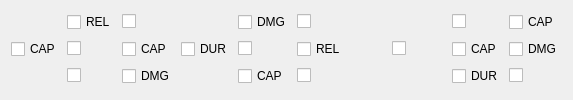
         <widget class="QWidget" name="flamethrowerTab">
          <attribute name="title">
           <string>FLAMETHROWER</string>
          </attribute>
          <layout class="QGridLayout" name="gridLayout_6">
           <item row="0" column="10">
            <widget class="QCheckBox" name="cap5FlamethrowerCheckBox">
             <property name="text">
              <string>CAP</string>
             </property>
            </widget>
           </item>
           <item row="2" column="2">
            <widget class="QCheckBox" name="dmg1FlamethrowerCheckBox">
             <property name="text">
              <string>DMG</string>
             </property>
            </widget>
           </item>
           <item row="1" column="5">
            <widget class="QCheckBox" name="rel2FlamethrowerCheckBox">
             <property name="text">
              <string>REL</string>
             </property>
            </widget>
           </item>
           <item row="1" column="1">
            <widget class="QCheckBox" name="blank1FlamethrowerCheckBox">
             <property name="text">
              <string/>
             </property>
            </widget>
           </item>
           <item row="1" column="3">
            <widget class="QCheckBox" name="dur1FlamethrowerCheckBox">
             <property name="text">
              <string>DUR</string>
             </property>
            </widget>
           </item>
           <item row="1" column="9">
            <widget class="QCheckBox" name="cap4FlamethrowerCheckBox">
             <property name="text">
              <string>CAP</string>
             </property>
            </widget>
           </item>
           <item row="1" column="8">
            <spacer name="horizontalSpacer">
             <property name="orientation">
              <enum>Qt::Horizontal</enum>
             </property>
             <property name="sizeHint" stdset="0">
              <size>
               <width>40</width>
               <height>20</height>
              </size>
             </property>
            </spacer>
           </item>
           <item row="1" column="7">
            <widget class="QCheckBox" name="blank7FlamethrowerCheckBox">
             <property name="text">
              <string/>
             </property>
            </widget>
           </item>
           <item row="0" column="1">
            <widget class="QCheckBox" name="rel1FlamethrowerCheckBox">
             <property name="text">
              <string>REL</string>
             </property>
            </widget>
           </item>
           <item row="0" column="4">
            <widget class="QCheckBox" name="dmg2FlamethrowerCheckBox">
             <property name="text">
              <string>DMG</string>
             </property>
            </widget>
           </item>
           <item row="2" column="4">
            <widget class="QCheckBox" name="cap3FlamethrowerCheckBox">
             <property name="text">
              <string>CAP</string>
             </property>
            </widget>
           </item>
           <item row="0" column="2">
            <widget class="QCheckBox" name="blank3FlamethrowerCheckBox">
             <property name="text">
              <string/>
             </property>
            </widget>
           </item>
           <item row="1" column="10">
            <widget class="QCheckBox" name="dmg3FlamethrowerCheckBox">
             <property name="text">
              <string>DMG</string>
             </property>
            </widget>
           </item>
           <item row="2" column="10">
            <widget class="QCheckBox" name="blank9FlamethrowerCheckBox">
             <property name="text">
              <string/>
             </property>
            </widget>
           </item>
           <item row="0" column="5">
            <widget class="QCheckBox" name="blank5FlamethrowerCheckBox">
             <property name="text">
              <string/>
             </property>
            </widget>
           </item>
           <item row="1" column="2">
            <widget class="QCheckBox" name="cap2FlamethrowerCheckBox">
             <property name="text">
              <string>CAP</string>
             </property>
            </widget>
           </item>
           <item row="1" column="4">
            <widget class="QCheckBox" name="blank4FlamethrowerCheckBox">
             <property name="text">
              <string/>
             </property>
            </widget>
           </item>
           <item row="2" column="9">
            <widget class="QCheckBox" name="dur2FlamethrowerCheckBox">
             <property name="text">
              <string>DUR</string>
             </property>
            </widget>
           </item>
           <item row="2" column="1">
            <widget class="QCheckBox" name="blank2FlamethrowerCheckBox">
             <property name="text">
              <string/>
             </property>
            </widget>
           </item>
           <item row="2" column="5">
            <widget class="QCheckBox" name="blank6FlamethrowerCheckBox">
             <property name="text">
              <string/>
             </property>
            </widget>
           </item>
           <item row="1" column="0">
            <widget class="QCheckBox" name="cap1FlamethrowerCheckBox">
             <property name="text">
              <string>CAP</string>
             </property>
            </widget>
           </item>
           <item row="0" column="9">
            <widget class="QCheckBox" name="blank8FlamethrowerCheckBox">
             <property name="text">
              <string/>
             </property>
            </widget>
           </item>
           <item row="1" column="6">
            <spacer name="horizontalSpacer_2">
             <property name="orientation">
              <enum>Qt::Horizontal</enum>
             </property>
             <property name="sizeHint" stdset="0">
              <size>
               <width>40</width>
               <height>20</height>
              </size>
             </property>
            </spacer>
           </item>
          </layout>
         </widget>
